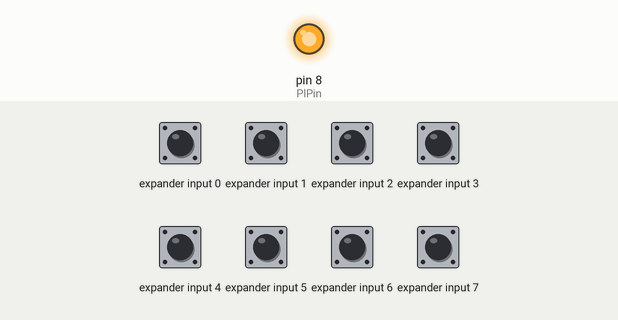
Simulated run of this sketch. Board: Arduino Uno, built with avr-gcc and run on an emulated ATmega328P. Parts: output pins drawn as LEDs (lit = HIGH). Wiring (inferred from the names in the program): input shift register (74HC165): load pin 9; clock pin 10; serial out pin 11. Inputs (shaded band) come from the test bench; at power-on: expander input 0–7 HIGH. Pins used as bus, display or sensor lines are not drawn; what the sketch prints to the serial monitor is not drawn.

Above: at 0.1 s.
Timing chart, 0 to 1.6 s (numbered marks = the images above):
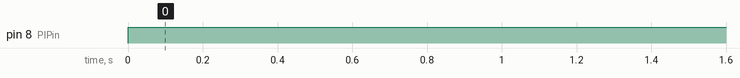

Measured:
- by itself, pin 8 (PlPin): LOW → HIGH at 0.00 s

The sketch:

Test74HC597.ino
```cpp
//define where your pins are
int PlPin = 8;
int StcpPin = 9;
int ShcpPin = 10;
int QPin=11;

//Define variables to hold the data
//for each shift register.
//starting with non-zero numbers can help
//troubleshoot
byte switchVar1 = 72;  //01001000

void setup() {
  //start serial
  Serial.begin(9600);

  //define pin modes
  pinMode(PlPin, OUTPUT);
  pinMode(StcpPin, OUTPUT);
  pinMode(ShcpPin, OUTPUT);
  pinMode(QPin, INPUT);

  digitalWrite(PlPin,1);
  digitalWrite(StcpPin,0);
}

void loop() {

  //Un pulso de reloj de Lacth para capturar la entrada
  digitalWrite(StcpPin,0);
  digitalWrite(StcpPin,1);
  digitalWrite(StcpPin,0);
 //Otro pulso de reloj latch para setear
  digitalWrite(PlPin,1);
  digitalWrite(PlPin,0);
  digitalWrite(PlPin,1);
  // Dejamos la cfg para shift
  digitalWrite(PlPin,1);
  digitalWrite(StcpPin,0);

  switchVar1 = shiftIn(QPin, ShcpPin);

  Serial.println(switchVar1, BIN);


Serial.println("-------------------");
delay(500);

}

byte shiftIn(int myDataPin, int myClockPin) {
  int i;
  int temp = 0;
  int pinState;
  byte myDataIn = 0;
  digitalWrite(myClockPin, 0);
  for (i=7; i>=0; i--)
  {
    temp = digitalRead(myDataPin);
    if (temp) {
      pinState = 1;
      //set the bit to 0 no matter what
      myDataIn = myDataIn | (1 << i);
    }
    else {
      pinState = 0;
    }

    digitalWrite(myClockPin, 1);
    digitalWrite(myClockPin, 0);

  }
  return myDataIn;
}
```
